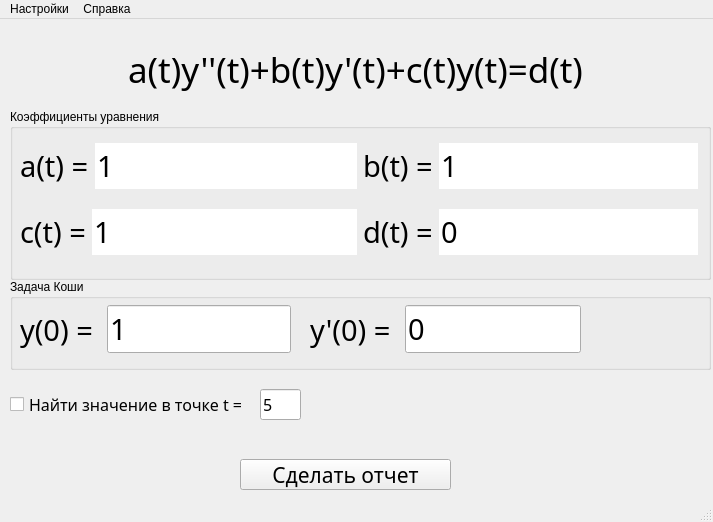
<?xml version="1.0" encoding="UTF-8"?>
<ui version="4.0">
 <class>MainWindow</class>
 <widget class="QMainWindow" name="MainWindow">
  <property name="enabled">
   <bool>true</bool>
  </property>
  <property name="geometry">
   <rect>
    <x>0</x>
    <y>0</y>
    <width>713</width>
    <height>522</height>
   </rect>
  </property>
  <property name="sizePolicy">
   <sizepolicy hsizetype="Fixed" vsizetype="Fixed">
    <horstretch>0</horstretch>
    <verstretch>0</verstretch>
   </sizepolicy>
  </property>
  <property name="minimumSize">
   <size>
    <width>713</width>
    <height>522</height>
   </size>
  </property>
  <property name="maximumSize">
   <size>
    <width>713</width>
    <height>522</height>
   </size>
  </property>
  <property name="tabletTracking">
   <bool>false</bool>
  </property>
  <property name="windowTitle">
   <string>MathStability</string>
  </property>
  <property name="windowIcon">
   <iconset>
    <normaloff>../images/MathStab.png</normaloff>../images/MathStab.png</iconset>
  </property>
  <widget class="QWidget" name="centralwidget">
   <widget class="QPushButton" name="pushButton">
    <property name="geometry">
     <rect>
      <x>240</x>
      <y>440</y>
      <width>211</width>
      <height>31</height>
     </rect>
    </property>
    <property name="font">
     <font>
      <family>CMU Serif</family>
      <pointsize>16</pointsize>
      <weight>50</weight>
      <bold>false</bold>
     </font>
    </property>
    <property name="text">
     <string>Сделать отчет</string>
    </property>
   </widget>
   <widget class="QWidget" name="gridLayoutWidget">
    <property name="geometry">
     <rect>
      <x>20</x>
      <y>110</y>
      <width>678</width>
      <height>141</height>
     </rect>
    </property>
    <layout class="QGridLayout" name="gridLayout">
     <item row="1" column="0">
      <layout class="QHBoxLayout" name="horizontalLayout_6">
       <item>
        <widget class="QLabel" name="label_10">
         <property name="font">
          <font>
           <family>CMU Serif</family>
           <pointsize>22</pointsize>
           <weight>50</weight>
           <bold>false</bold>
          </font>
         </property>
         <property name="text">
          <string>c(t) =</string>
         </property>
        </widget>
       </item>
       <item>
        <widget class="QLineEdit" name="c">
         <property name="font">
          <font>
           <family>CMU Serif</family>
           <pointsize>22</pointsize>
           <weight>50</weight>
           <bold>false</bold>
          </font>
         </property>
         <property name="text">
          <string>1</string>
         </property>
         <property name="frame">
          <bool>false</bool>
         </property>
         <property name="dragEnabled">
          <bool>false</bool>
         </property>
        </widget>
       </item>
       <item>
        <layout class="QHBoxLayout" name="horizontalLayout_4">
         <item>
          <widget class="QLabel" name="label_8">
           <property name="font">
            <font>
             <family>CMU Serif</family>
             <pointsize>22</pointsize>
             <weight>50</weight>
             <bold>false</bold>
            </font>
           </property>
           <property name="text">
            <string>d(t) =</string>
           </property>
          </widget>
         </item>
         <item>
          <widget class="QLineEdit" name="d">
           <property name="font">
            <font>
             <family>CMU Serif</family>
             <pointsize>22</pointsize>
             <weight>50</weight>
             <bold>false</bold>
            </font>
           </property>
           <property name="text">
            <string>0</string>
           </property>
           <property name="frame">
            <bool>false</bool>
           </property>
           <property name="dragEnabled">
            <bool>false</bool>
           </property>
          </widget>
         </item>
        </layout>
       </item>
      </layout>
     </item>
     <item row="0" column="0">
      <layout class="QHBoxLayout" name="horizontalLayout_2">
       <item>
        <widget class="QLabel" name="label_3">
         <property name="font">
          <font>
           <family>CMU Serif</family>
           <pointsize>22</pointsize>
           <weight>50</weight>
           <bold>false</bold>
          </font>
         </property>
         <property name="text">
          <string>a(t) =</string>
         </property>
        </widget>
       </item>
       <item>
        <widget class="QLineEdit" name="a">
         <property name="font">
          <font>
           <family>CMU Serif</family>
           <pointsize>22</pointsize>
           <weight>50</weight>
           <bold>false</bold>
          </font>
         </property>
         <property name="text">
          <string>1</string>
         </property>
         <property name="frame">
          <bool>false</bool>
         </property>
         <property name="dragEnabled">
          <bool>false</bool>
         </property>
        </widget>
       </item>
       <item>
        <layout class="QHBoxLayout" name="horizontalLayout_5">
         <item>
          <widget class="QLabel" name="label_9">
           <property name="font">
            <font>
             <family>CMU Serif</family>
             <pointsize>22</pointsize>
             <weight>50</weight>
             <bold>false</bold>
            </font>
           </property>
           <property name="text">
            <string>b(t) =</string>
           </property>
          </widget>
         </item>
         <item>
          <widget class="QLineEdit" name="b">
           <property name="font">
            <font>
             <family>CMU Serif</family>
             <pointsize>22</pointsize>
             <weight>50</weight>
             <bold>false</bold>
            </font>
           </property>
           <property name="text">
            <string>1</string>
           </property>
           <property name="frame">
            <bool>false</bool>
           </property>
           <property name="dragEnabled">
            <bool>false</bool>
           </property>
          </widget>
         </item>
        </layout>
       </item>
      </layout>
     </item>
    </layout>
   </widget>
   <widget class="QCheckBox" name="solution_in_point">
    <property name="geometry">
     <rect>
      <x>10</x>
      <y>370</y>
      <width>241</width>
      <height>31</height>
     </rect>
    </property>
    <property name="font">
     <font>
      <family>CMU Serif</family>
      <pointsize>12</pointsize>
      <weight>50</weight>
      <italic>false</italic>
      <bold>false</bold>
     </font>
    </property>
    <property name="text">
     <string>Найти значение в точке t = </string>
    </property>
   </widget>
   <widget class="QLineEdit" name="point_t">
    <property name="geometry">
     <rect>
      <x>260</x>
      <y>370</y>
      <width>41</width>
      <height>31</height>
     </rect>
    </property>
    <property name="font">
     <font>
      <family>CMU Serif</family>
      <pointsize>12</pointsize>
      <weight>50</weight>
      <italic>false</italic>
      <bold>false</bold>
     </font>
    </property>
    <property name="text">
     <string>5</string>
    </property>
   </widget>
   <widget class="QGroupBox" name="groupBox">
    <property name="geometry">
     <rect>
      <x>10</x>
      <y>90</y>
      <width>701</width>
      <height>171</height>
     </rect>
    </property>
    <property name="title">
     <string>Коэффициенты уравнения</string>
    </property>
   </widget>
   <widget class="QGroupBox" name="groupBox_2">
    <property name="geometry">
     <rect>
      <x>10</x>
      <y>260</y>
      <width>701</width>
      <height>91</height>
     </rect>
    </property>
    <property name="title">
     <string>Задача Коши</string>
    </property>
    <widget class="QWidget" name="horizontalLayoutWidget_5">
     <property name="geometry">
      <rect>
       <x>10</x>
       <y>20</y>
       <width>271</width>
       <height>61</height>
      </rect>
     </property>
     <layout class="QHBoxLayout" name="horizontalLayout_7">
      <item>
       <widget class="QLabel" name="label_6">
        <property name="font">
         <font>
          <family>CMU Serif</family>
          <pointsize>22</pointsize>
          <weight>50</weight>
          <bold>false</bold>
         </font>
        </property>
        <property name="text">
         <string>y(0) = </string>
        </property>
       </widget>
      </item>
      <item>
       <widget class="QLineEdit" name="y">
        <property name="font">
         <font>
          <family>CMU Serif</family>
          <pointsize>22</pointsize>
          <weight>50</weight>
          <bold>false</bold>
         </font>
        </property>
        <property name="text">
         <string>1</string>
        </property>
       </widget>
      </item>
     </layout>
    </widget>
    <widget class="QWidget" name="horizontalLayoutWidget_6">
     <property name="geometry">
      <rect>
       <x>300</x>
       <y>20</y>
       <width>271</width>
       <height>61</height>
      </rect>
     </property>
     <layout class="QHBoxLayout" name="horizontalLayout_8">
      <item>
       <widget class="QLabel" name="label_7">
        <property name="font">
         <font>
          <family>CMU Serif</family>
          <pointsize>22</pointsize>
          <weight>50</weight>
          <bold>false</bold>
         </font>
        </property>
        <property name="text">
         <string>y'(0) = </string>
        </property>
       </widget>
      </item>
      <item>
       <widget class="QLineEdit" name="y_diff">
        <property name="font">
         <font>
          <family>CMU Serif</family>
          <pointsize>22</pointsize>
          <weight>50</weight>
          <bold>false</bold>
         </font>
        </property>
        <property name="text">
         <string>0</string>
        </property>
       </widget>
      </item>
     </layout>
    </widget>
   </widget>
   <widget class="QLabel" name="label">
    <property name="geometry">
     <rect>
      <x>30</x>
      <y>20</y>
      <width>651</width>
      <height>61</height>
     </rect>
    </property>
    <property name="font">
     <font>
      <family>CMU Serif</family>
      <pointsize>26</pointsize>
      <italic>false</italic>
     </font>
    </property>
    <property name="text">
     <string>&lt;html&gt;&lt;head/&gt;&lt;body&gt;&lt;p align=&quot;center&quot;&gt;&lt;span style=&quot; font-size:26pt;&quot;&gt;a(t)y''(t)+b(t)y'(t)+c(t)y(t)=d(t)&lt;/span&gt;&lt;/p&gt;&lt;/body&gt;&lt;/html&gt;</string>
    </property>
    <property name="textFormat">
     <enum>Qt::AutoText</enum>
    </property>
    <property name="scaledContents">
     <bool>false</bool>
    </property>
   </widget>
   <zorder>groupBox</zorder>
   <zorder>pushButton</zorder>
   <zorder>gridLayoutWidget</zorder>
   <zorder>solution_in_point</zorder>
   <zorder>point_t</zorder>
   <zorder>groupBox_2</zorder>
   <zorder>label</zorder>
  </widget>
  <widget class="QStatusBar" name="statusbar"/>
  <widget class="QMenuBar" name="menubar">
   <property name="geometry">
    <rect>
     <x>0</x>
     <y>0</y>
     <width>713</width>
     <height>26</height>
    </rect>
   </property>
   <widget class="QMenu" name="menu">
    <property name="title">
     <string>Настройки</string>
    </property>
    <addaction name="action"/>
   </widget>
   <widget class="QMenu" name="menu_2">
    <property name="title">
     <string>Справка</string>
    </property>
    <addaction name="action_2"/>
   </widget>
   <addaction name="menu"/>
   <addaction name="menu_2"/>
  </widget>
  <action name="action">
   <property name="text">
    <string>Настройки...</string>
   </property>
  </action>
  <action name="action_2">
   <property name="text">
    <string>О программе</string>
   </property>
  </action>
 </widget>
 <resources/>
 <connections/>
</ui>
